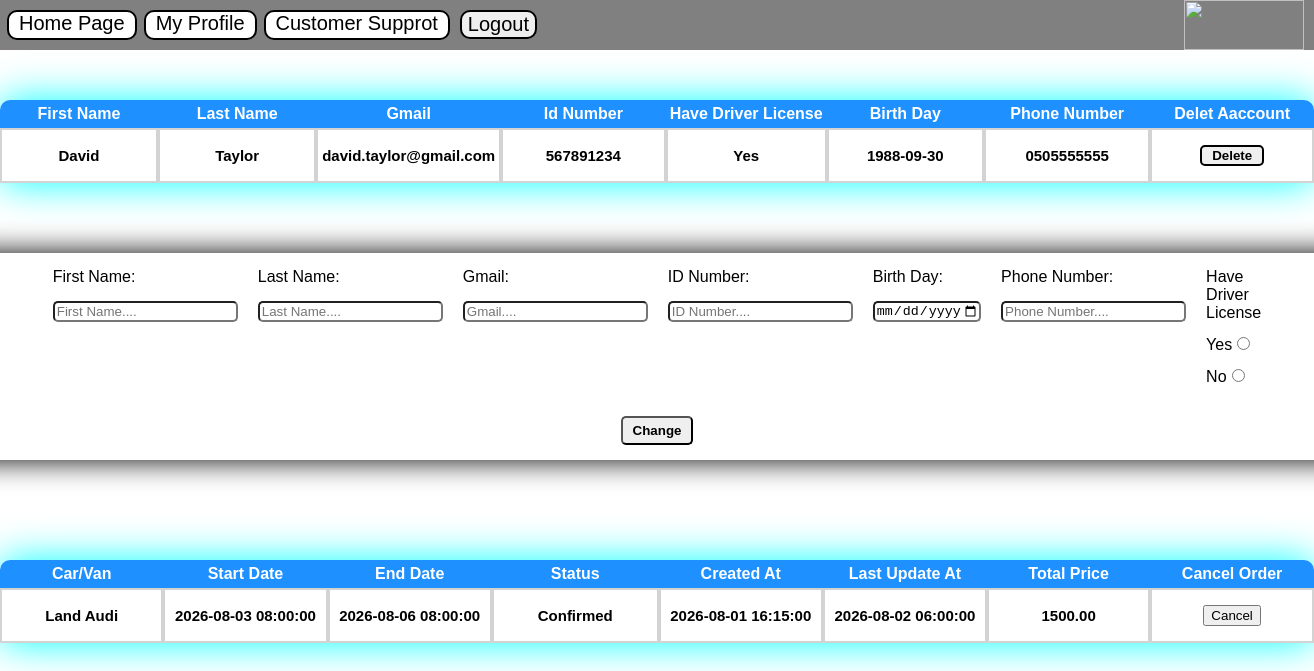
/Profile.php (signed in), run on an earlier commit of the app's database.
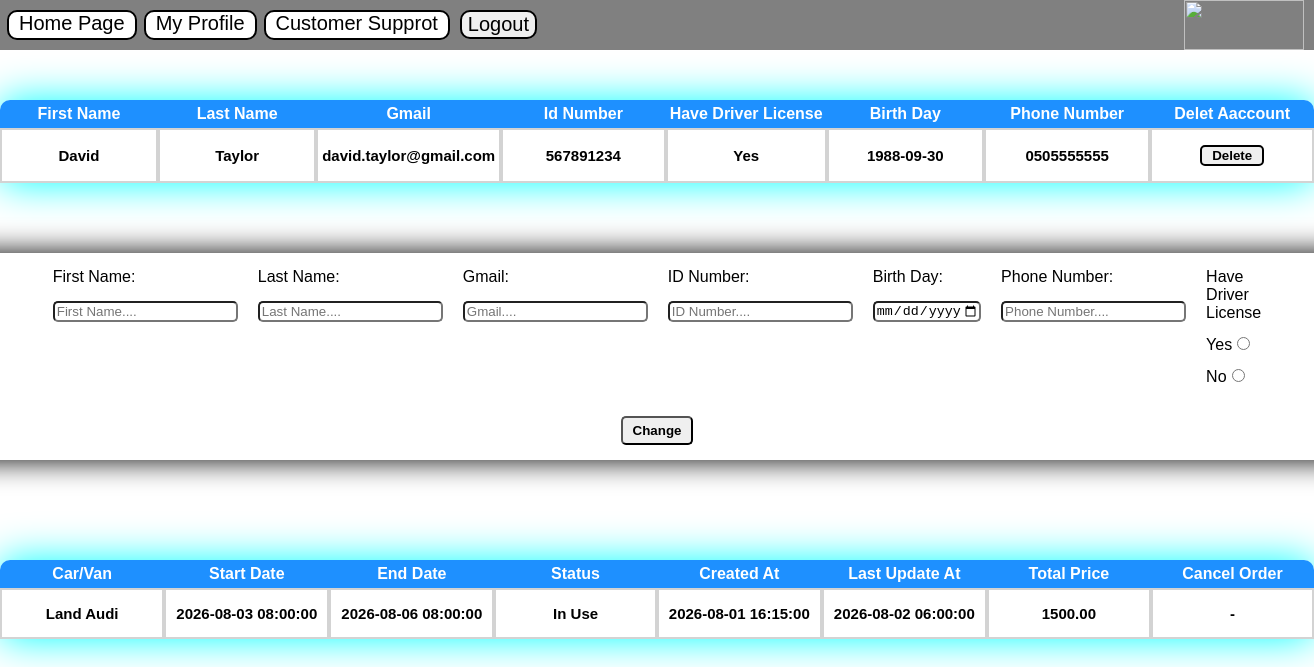
And on a later commit of the database.
### tables this page shows
CREATE TABLE IF NOT EXISTS `users` (
  `Id` int NOT NULL AUTO_INCREMENT,
  `FirstName` varchar(250) NOT NULL,
  `LastName` varchar(250) NOT NULL,
  `Gmail` varchar(250) NOT NULL,
  `IdNumber` varchar(9) NOT NULL,
  `Password` varchar(250) NOT NULL,
  `Password1` varchar(250) NOT NULL,
  `Password2` varchar(250) DEFAULT NULL,
  `Password3` varchar(250) DEFAULT NULL,
  `HaveDriverLicense` tinyint(1) NOT NULL DEFAULT '0',
  `Blocked` tinyint(1) NOT NULL DEFAULT '0',
  `FailedTimes` int NOT NULL DEFAULT '0',
  `BirthDay` date NOT NULL,
  `PhoneNumber` varchar(250) DEFAULT NULL,
  `Role` varchar(250) NOT NULL,
  `StartTimeExpired` datetime DEFAULT NULL,
  `EndTimeExpired` datetime DEFAULT NULL,
  PRIMARY KEY (`Id`)
);

CREATE TABLE IF NOT EXISTS `vehicle` (
  `Id` int NOT NULL AUTO_INCREMENT,
  `VehicleType` varchar(250) NOT NULL,
  `NumberPlate` varchar(250) NOT NULL,
  `VehicleBrand` varchar(250) NOT NULL,
  `Image` varchar(250) NOT NULL,
  `PricePerDay` decimal(10,2) NOT NULL,
  `GearBox` varchar(250) NOT NULL,
  `Seats` int NOT NULL,
  `Doors` int NOT NULL,
  `DriveStyle` tinyint(1) NOT NULL DEFAULT '0',
  `Miles` decimal(10,3) NOT NULL,
  `Color` varchar(250) NOT NULL,
  `Convertible` tinyint(1) NOT NULL DEFAULT '0',
  `EnergyType` varchar(250) NOT NULL,
  `HorsePower` int NOT NULL,
  `VehicleName` varchar(250) NOT NULL,
  `MaxSpeed` int NOT NULL,
  `DriveType` varchar(250) NOT NULL,
  `TankSize` int NOT NULL,
  `AirConditioner` tinyint(1) NOT NULL DEFAULT '0',
  `VehicleInside1` varchar(250) NOT NULL,
  `VehicleInside2` varchar(250) NOT NULL,
  `VehicleInside3` varchar(250) NOT NULL,
  `VehicleInside4` varchar(250) NOT NULL,
  `Branch` varchar(250) NOT NULL,
  `VehicleLogo` varchar(250) NOT NULL,
  PRIMARY KEY (`Id`)
);

CREATE TABLE IF NOT EXISTS `booking` (
  `BookingId` int NOT NULL AUTO_INCREMENT,
  `CustomerId` int NOT NULL,
  `VehicleId` int NOT NULL,
  `StartDate` datetime NOT NULL,
  `EndDate` datetime NOT NULL,
  `Status` varchar(250) NOT NULL,
  `CreatedAt` timestamp NOT NULL DEFAULT CURRENT_TIMESTAMP,
  `UpdatedAt` timestamp NOT NULL DEFAULT CURRENT_TIMESTAMP,
  `TotalPrice` decimal(10,2) NOT NULL,
  PRIMARY KEY (`BookingId`),
  KEY `CustomerId` (`CustomerId`),
  KEY `CarId` (`VehicleId`)
);

### Profile.php (the view, shortened to what this page needs)
<?php
    include "Nav.php";
    $con=opencon();
    $CustomerId=$_SESSION['UserId'];
?>
<!DOCTYPE html>
<html lang="en">
    <head>
    </head>
    <body>
        <table>
            <th id="thLeft">First Name</th>
            <th>Last Name</th>
            <th>Gmail</th>
            <th>Id Number</th>
            <th>Have Driver License</th>
            <th>Birth Day</th>
            <th>Phone Number</th>
            <th id="thRight">Delet Aaccount</th>
            <?php
                $Users=mysqli_query($con,"SELECT * FROM Users");
                while($u=mysqli_fetch_array($Users)){
                    if($u['Id']==$CustomerId){
                        echo "<tr><td><h1>".$u['FirstName']."</h1></td>
                        <td><h1>".$u['LastName']."</h1></td>
                        <td><h1>".$u['Gmail']."</h1></td>
                        <td><h1>".$u['IdNumber']."</h1></td>
                        <td><h1>";
                        if($u['HaveDriverLicense']){
                            echo "Yes";
                        }else{
                            echo "No";
                        }
                        echo"</h1></td>
                        <td><h1>".$u['BirthDay']."</h1></td>
                        <td><h1>".$u['PhoneNumber']."</h1></td>
                        <td><h1><form method='post'><button type='submit' name='Delete'>Delete</button></form></h1></td></tr>";
                    }
                }
            ?>
        </table>
        <div class="Shadow">
            <form method="POST">
                <div class="form">
                    <div>
                        <label>First Name:</label>
                        <input type="text" name="FirstName" placeholder="First Name...." >
                    </div>
                    <div>
                        <label>Last Name:</label>
                        <input type="text" name="LastName" placeholder="Last Name...." >
                    </div>
                    <div>
                        <label>Gmail:</label>
                        <input type="email" name="Gmail" placeholder="Gmail...." >
                    </div>
                    <div>
                        <label>ID Number:</label>
                        <input type="text" name="IDNumber" placeholder="ID Number...." >
                    </div>
                    <div>
                        <label>Birth Day:</label>
                        <input type="date" name="BirthDay" max="<?php echo date("Y-m-d") ?>">
                    </div>
                    <div>
                        <label>Phone Number:</label>
                        <input type="text" name="PhoneNumber" placeholder="Phone Number...." >
                    </div>
                    <div>
                        <label>Have Driver License</label>
                        Yes<input type="radio" name="HaveDriverLicense" value="Yes" >
                        No<input type="radio" name="HaveDriverLicense" value="No">
                    </div>
                </div>
                <button type="submit" name="ChangeInformations">Change</button>
            </form>
        </div>
        <table>
            <tr>
                <th id="thLeft">Car/Van</th>
                <th>Start Date</th>
                <th>End Date</th>
                <th>Status</th>
                <th>Created At</th>
                <th>Last Update At</th>
                <th>Total Price</th>
                <th id="thRight">Cancel Order</t>
            </tr>
            <?php
                $Booking=mysqli_query($con,"SELECT * FROM Booking");
                while($b=mysqli_fetch_array($Booking)){
                    if($b['CustomerId']==$CustomerId){
                        $CarId=$b['VehicleId'];
                        $Cars=mysqli_query($con,"SELECT * FROM Vehicle");
                        while($c=mysqli_fetch_array($Cars)){
                            if($c['Id']==$CarId){
                                echo "<tr><td><h1>".$c['VehicleName']."</h1></td>";
                                break;
                            }
                        }
                        echo "<td><h1>".$b['StartDate']."</h1></td>
                        <td><h1>".$b['EndDate']."</h1></td>
                        <td><h1>".$b['Status']."</h1></td>
                        <td><h1>".$b['CreatedAt']."</h1></td>
                        <td><h1>".$b['UpdatedAt']."</h1></td>
                        <td><h1>".$b['TotalPrice']."</h1></td>
                        <td><h1>";
                        if($b['Status']=='Confirmed'){
                            echo "<form method='post'><input type='hidden' name='BookingId' value='".$b['BookingId']."'><button type='submit' name='Cancel'>Cancel</button></form>";
                        }else{
                            echo "-";
                        }
                        echo "</h1></td></tr>";
                    }
                }
            ?>
        </table>
    </body>
</html>

### Nav.php (shortened to what this page needs)
<!DOCTYPE html>
<html lang="en">
    <head>
    </head>
    <body>
        <nav id="Nav">
            <a href="HomePage.php">Home Page</a>
            <?php
            if(isset($_SESSION['Role'])){
                if($_SESSION['Role']=="Manager"){
                    echo "<a href='Profile.php'>My Profile</a>
                    <a href='UserDetails.php'>Users Details</a>
                    <a href='VehiclesManagement.php'>Vehicles Details</a>
                    <a href='CustomerService.php'>Customer Service</a>
                    <a href='ManagerVehicleManagement.php'>Vehicle Managment</a>
                    <a href='VehicleRentalHistory.php'>Vehicle Rental History</a>
                    <form method='post'><button type='submit' name='Logout'>Logout</button></form>";
                }else if($_SESSION['Role']=="Worker"){
                    echo"<a href='Profile.php'>My Profile</a>
                    <a href='VehiclesManagement.php'>Vehicles Details</a>
                    <a href='CustomerService.php'>Customer Service</a>
                    <form method='post'><button type='submit' name='Logout'>Logout</button></form>";
                }else{
                      echo"<a href='Profile.php'>My Profile</a>
                      <a href='ContactPage.php'>Customer Supprot</a>
                    <form method='post'><button type='submit' name='Logout'>Logout</button></form>";
                }
            }else{
                echo "<a href='Index.php'>Login</a>
                <a href='VehiclesPage.php'>Vehicles</a>";
            }
            ?>
            <img src="Pictures/CarVistaLogo">
        </nav>
    </body>
</html>

### Nav.php (style rules this page uses)
body { font-family: Arial; margin:0px; }
#Nav { height: 50px; position: fixed; top:0px; right: 0px; left:0px; display: flex; background-color: gray; }
#Nav a { text-decoration: none; color:black; margin-top: 10px; margin-left: 7px; margin-bottom: 10px; padding-left: 10px; padding-right: 10px; font-size: 20px; border:2px solid black; border-radius: 10px; background-color: white; }
#Nav img { width:120px; height:50px; position: absolute; right: 10px; top:0px; }
#Nav form { margin-top: 10px; margin-left: 10px; }
#Nav button { border:2px solid black; border-radius: 10px; font-size: 20px; }
button { cursor:pointer; }

### Profile.php (style rules this page uses)
body { font-family: Arial; margin: 0px; }
button[name="ChangeInformations"] { display:flex; justify-self: center; border-radius: 5px; margin-top: 20px; padding:5px 10px 5px 10px; font-weight: bold; }
.form { display:flex; gap:20px; margin-left: 100px; margin-right:100px; padding-bottom:10px; }
.form label { background-color: #ffffffb3; border-radius: 10px; display: block; }
.form input { margin-top: 15px; border-radius: 5px; }
table { border-radius: 10px; margin-top: 100px; display: flex; justify-self: center; border-spacing: 0px; box-shadow: 0px 0px 40px cyan; }
th { width: 180px; margin-top:5px; padding-top:5px; padding-bottom:5px; color:white; background-color: dodgerblue; }
#thLeft { border-top-left-radius:10px; }
#thRight { border-top-right-radius: 10px; }
td { background-color: white; border: 2px solid lightgray; width: 180px; margin-top:5px; padding-top:5px; padding-bottom:5px; }
h1 { font-size:15px; text-align: center; }
button[name='Delete'] { padding-left:10px; padding-right:10px; border-radius: 5px; border:2px solid black; font-weight: bold; }
.Shadow { background-color: white; box-shadow: 0px 0px 30px black; display: flex; justify-self: center; margin-top:70px; padding-top: 15px; padding-bottom: 15px; border-radius: 10px; }

What changed in the data, as far as the page shows it:
changed booking: Status "Confirmed" → "In Use"; Status "Cancel" → "-"
